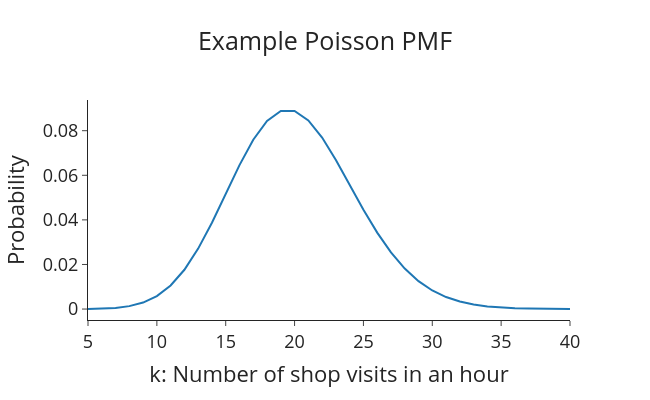

The code cell stored with this chart in its notebook:
### Markdown cell above
So, what we have is:
- λ = 20

### Code cell
# Import packages
import numpy as np
import plotly.graph_objects as go
from scipy.stats import poisson

# Generate the pmf
k = np.arange(5, 41)
y = poisson.pmf(k, mu=20)

# Create plot
fig = go.Figure(data=go.Scatter(x=k, y=y, mode='lines'))
fig.update_layout(title='Example Poisson PMF',
                  xaxis_title='k: Number of shop visits in an hour',
                  yaxis_title='Probability',
                  font=dict(size=18),
                  width=650,
                  title_x=0.5,
                  height=400,
                  template="simple_white")
fig.show()

### Figure 1 — Plotly figure (JSON) as saved in the notebook; plotly's stock layout.template omitted (floating-point values rounded to 4 significant figures)
{"data": [{"mode": "lines", "type": "scatter", "x": [5, 6, 7, 8, 9, 10, 11, 12, 13, 14, 15, 16, 17, 18, 19, 20, 21, 22, 23, 24, 25, 26, 27, 28, 29, 30, 31, 32, 33, 34, 35, 36, 37, 38, 39, 40], "y": [5.496e-05, 0.0001832, 0.0005235, 0.001309, 0.002908, 0.005816, 0.01058, 0.01763, 0.02712, 0.03874, 0.05165, 0.06456, 0.07595, 0.08439, 0.08884, 0.08884, 0.08461, 0.07691, 0.06688, 0.05573, 0.04459, 0.0343, 0.02541, 0.01815, 0.01252, 0.008344, 0.005383, 0.003364, 0.002039, 0.001199, 0.0006854, 0.0003808, 0.0002058, 0.0001083, 5.555e-05, 2.778e-05]}], "layout": {"font": {"size": 18}, "height": 400, "title": {"text": "Example Poisson PMF", "x": 0.5}, "width": 650, "xaxis": {"title": {"text": "k: Number of shop visits in an hour"}}, "yaxis": {"title": {"text": "Probability"}}}}
